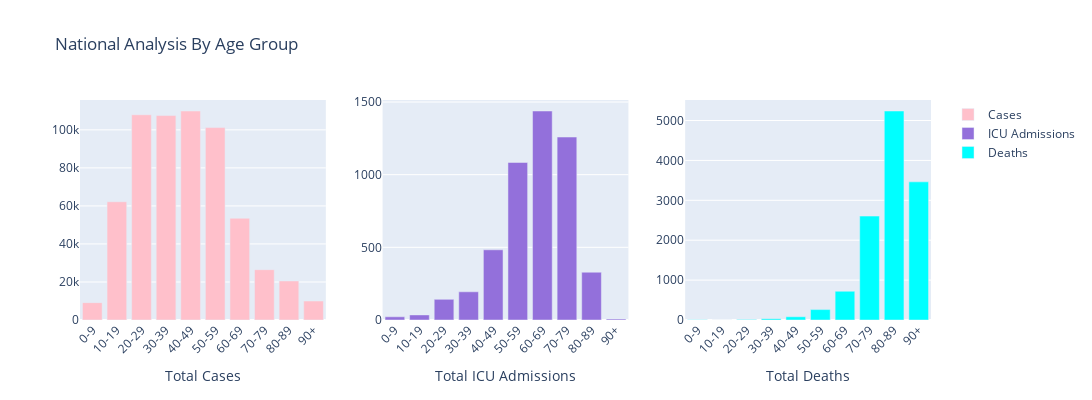

Source (notebook cell):
### Code cell
import pandas as pd 
import plotly.graph_objects as go
from plotly.subplots import make_subplots 

# Kika på trace grejen  
df = pd.read_csv("National_Total_Deaths_by_Age_Group.csv") # läser in datan

fig = make_subplots(rows=1, cols=3) # Används för att kunna ha flera grafer i ett fönster, här har jag 1 rad med 3 kolummer 
# Stapeldiagram 
fig.add_trace(go.Bar(x=df['Age_Group'], y=df['Total_Cases'], name="Cases",marker_color="Pink"),row=1, col=1) # graf 1 
fig.add_trace(go.Bar(x=df['Age_Group'], y= df['Total_ICU_Admissions'], name="ICU Admissions",marker_color="MediumPurple"),row=1, col=2) #graf 2 
fig.add_trace(go.Bar(x=df['Age_Group'], y= df['Total_Deaths'], name="Deaths",marker_color="cyan"),row=1, col=3) # graf 3 

# Titel för varje graf och lutningen på text på x-axeln 
fig.update_xaxes(title_text="Total Cases", row=1, col=1,tickangle=-45)
fig.update_xaxes(title_text="Total ICU Admissions", row=1, col=2,tickangle=-45)
fig.update_xaxes(title_text="Total Deaths", row=1, col=3,tickangle=-45)

#Storleken och title på fönstret 
fig.update_layout(title_text="National Analysis By Age Group",height=400, width= 1100)

# Visualisera bilden 
fig.show()

### Figure 1 — Plotly figure (JSON) as saved in the notebook; plotly's stock layout.template omitted (floating-point values rounded to 4 significant figures)
{"data": [{"marker": {"color": "Pink"}, "name": "Cases", "type": "bar", "x": ["0-9", "10-19", "20-29", "30-39", "40-49", "50-59", "60-69", "70-79", "80-89", "90+"], "xaxis": "x", "y": [9127, 62180, 107936, 107508, 109903, 101188, 53511, 26476, 20538, 9980], "yaxis": "y"}, {"marker": {"color": "MediumPurple"}, "name": "ICU Admissions", "type": "bar", "x": ["0-9", "10-19", "20-29", "30-39", "40-49", "50-59", "60-69", "70-79", "80-89", "90+"], "xaxis": "x2", "y": [22, 35, 142, 194, 483, 1084, 1438, 1259, 329, 7], "yaxis": "y2"}, {"marker": {"color": "cyan"}, "name": "Deaths", "type": "bar", "x": ["0-9", "10-19", "20-29", "30-39", "40-49", "50-59", "60-69", "70-79", "80-89", "90+"], "xaxis": "x3", "y": [7, 3, 15, 33, 81, 261, 721, 2605, 5239, 3463], "yaxis": "y3"}], "layout": {"height": 400, "title": {"text": "National Analysis By Age Group"}, "width": 1100, "xaxis": {"anchor": "y", "domain": [0, 0.2889], "tickangle": -45, "title": {"text": "Total Cases"}}, "xaxis2": {"anchor": "y2", "domain": [0.3556, 0.6444], "tickangle": -45, "title": {"text": "Total ICU Admissions"}}, "xaxis3": {"anchor": "y3", "domain": [0.7111, 1], "tickangle": -45, "title": {"text": "Total Deaths"}}, "yaxis": {"anchor": "x", "domain": [0, 1]}, "yaxis2": {"anchor": "x2", "domain": [0, 1]}, "yaxis3": {"anchor": "x3", "domain": [0, 1]}}}
